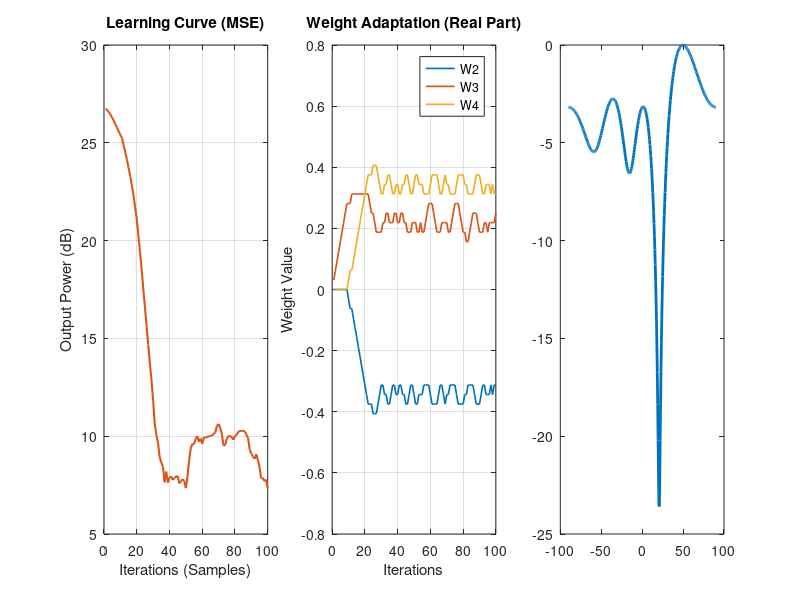

The MATLAB source for this figure: (Note: this script raises an error after producing the figure.)
% =========================================================================
% Beam Steering System: Sign-LMS with Error Function (Learning Curve)
% Optimized for hardware verification (3000 FF constraint)
% =========================================================================
clear; clc; close all;

%% 1. System & Environment Parameters Setup
N = 4;                  % Number of antennas
d_lambda = 0.5;         % Antenna spacing
num_samples = 100;     % Increased samples to see convergence clearly

% Signal Settings
theta_sig = -5;          % Target signal at 0 degrees
theta_int = 20;         % Interference at 45 degrees
SNR = 10;               % Target Signal-to-Noise Ratio (dB)
INR = 30;               % Interference-to-Noise Ratio (dB)

% Hardware Parameters
mu = 2^(-6);            % Smaller step size for smoother convergence

%% 2. Initialization
W = [1; 0; 0; 0];       % Power Inversion constraint: W1=1
W_history = zeros(N, num_samples);
error_power = zeros(1, num_samples); % To store the "Error Function" data

% Hardware-friendly Complex Sign
csign = @(x) (sign(real(x)+(real(x)==0)) + 1j * sign(imag(x)+(imag(x)==0)));

%% 3. Main Loop
for n = 1:num_samples
    % Generate Signals
    sig_val = 10^(SNR/20) * (1+1j)/2;
    int_val = 10^(INR/20) * (1+1j)/2;
    noise   = (randn(N,1) + 1j*randn(N,1))/sqrt(2);
    
    a_sig = exp(-1j * 2 * pi * d_lambda * (0:N-1)' * sind(theta_sig));
    a_int = exp(-1j * 2 * pi * d_lambda * (0:N-1)' * sind(theta_int));
    
    X = a_sig * sig_val + a_int * int_val + noise;
    
    % --- Apply Weights ---
    y = W' * X; 
    
    % Record Squared Error (Output Power) for the Learning Curve
    error_power(n) = abs(y)^2;
    
    % --- Sign-LMS Update ---
    error_lms = y;
    Z = zeros(N-1, 1);
    for k = 1:N-1
        Z(k) = X(k+1) - X(k);   % Use Target Blocking Matrix to block the target signal and prevent the elimination of target signal
    end
    W(2:4) = W(2:4) - mu * conj(csign(error_lms)) .* csign(Z);
    
    W_history(:, n) = W;
end

%% 4. Results Visualization
figure('Position', [50, 50, 1200, 400]);

% Subplot 1: Learning Curve (The Error Function)
subplot(1,3,1);
% Use a moving average to smooth the plot for better visualization
plot(10*log10(movmean(error_power, 20)), 'LineWidth', 1.5, 'Color', [0.85 0.33 0.1]);
title('Learning Curve (MSE)');
xlabel('Iterations (Samples)');
ylabel('Output Power (dB)');
grid on;

% Subplot 2: Weight Convergence
subplot(1,3,2);
plot(real(W_history(2:4, :))', 'LineWidth', 1.2);
title('Weight Adaptation (Real Part)');
xlabel('Iterations');
ylabel('Weight Value');
legend('W2','W3','W4');
grid on;

% Subplot 3: Final Beam Pattern
subplot(1,3,3);
angles = -90:0.5:90;
pattern = zeros(size(angles));
final_W = W_history(:, end);
for i = 1:length(angles)
    a_theta = exp(-1j * 2 * pi * d_lambda * (0:N-1)' * sind(angles(i)));
    pattern(i) = abs(final_W' * a_theta);
end
pattern_dB = 20*log10(pattern / max(pattern));
plot(angles, pattern_dB, 'LineWidth', 2);
hold on;
xline(theta_int, 'r--', ['Interference (' num2str(theta_int) '°)'], 'LabelVerticalAlignment', 'bottom');
xline(theta_sig, 'g--', ['Desired (' num2str(theta_sig) '°)'], 'LabelVerticalAlignment', 'bottom');
title('Final Null Steering Pattern');
xlabel('Angle (Deg)');
ylabel('Gain (dB)');
ylim([-50, 5]);
grid on;
